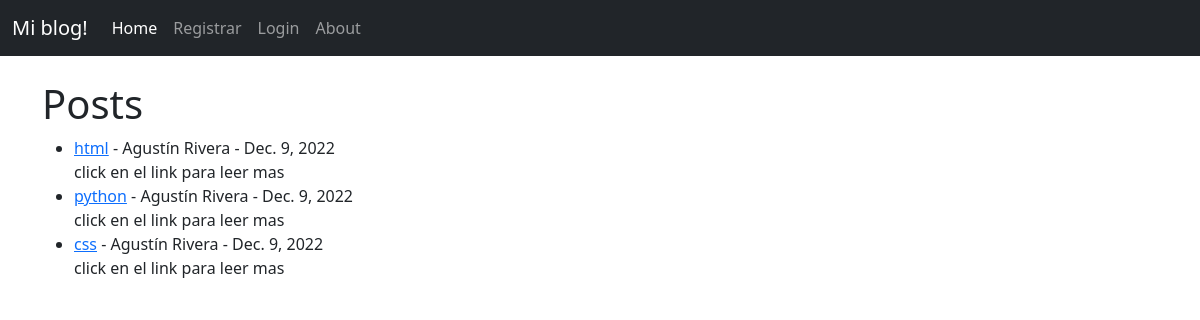
The page / on the database its author committed.
### appblog/models.py (models this page shows, shortened)
class Post(models.Model):
    titulo = models.CharField(max_length=60)
    titulo_tag = models.CharField(max_length=60)
    autor = models.ForeignKey(User, on_delete=models.CASCADE)
    cuerpo = RichTextField(blank=True, null=True)
    fecha = models.DateField(auto_now_add=True)
    descripcion = models.CharField(max_length=100, default='click en el link para leer mas')

### appblog/views.py (the view)
# urls.py: path('', PostList.as_view(), name="inicio"),
class PostList(ListView):
    model = Post
    template_name = 'appblog/inicio.html'

### appblog/templates/appblog/inicio.html (shortened to what this page needs)
{% extends 'appblog/base.html' %}
{% block contenido %}
<h1> Posts </h1>
<ul>
{% for Post in object_list %}
    <li><a href="{% url 'detalle-post' Post.id %}" >{{ Post.titulo }}</a> - {{ Post.autor.first_name }}
        {{Post.autor.last_name }} -  {{ Post.fecha }}
    <br/>
{{ Post.descripcion }}</li>
{% endfor %}
</ul>
{% endblock %}

### rows shown on the page
Post: titulo "html", autor.first_name "Agustín", autor.last_name "Rivera", fecha "Dec. 9, 2022", descripcion "click en el link para leer mas"
Post: titulo "python", autor.first_name "Agustín", autor.last_name "Rivera", fecha "Dec. 9, 2022", descripcion "click en el link para leer mas"
Post: titulo "css", autor.first_name "Agustín", autor.last_name "Rivera", fecha "Dec. 9, 2022", descripcion "click en el link para leer mas"
